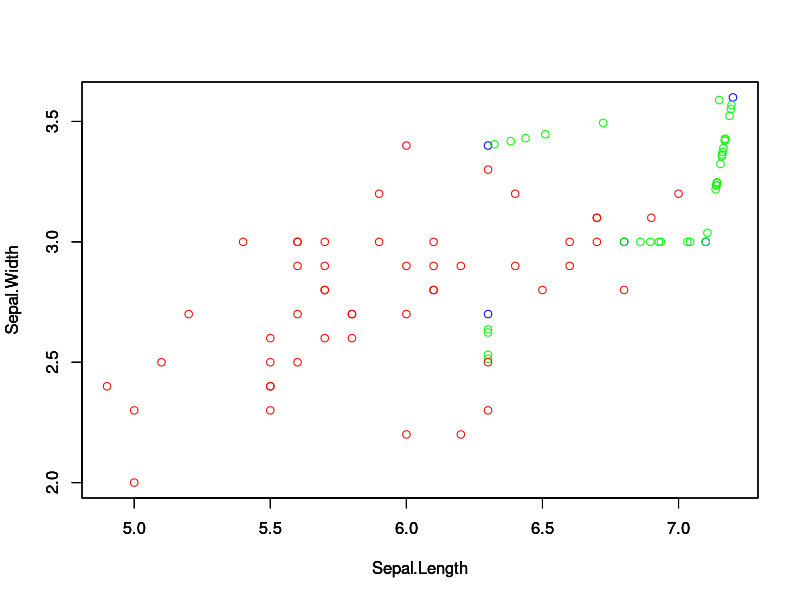
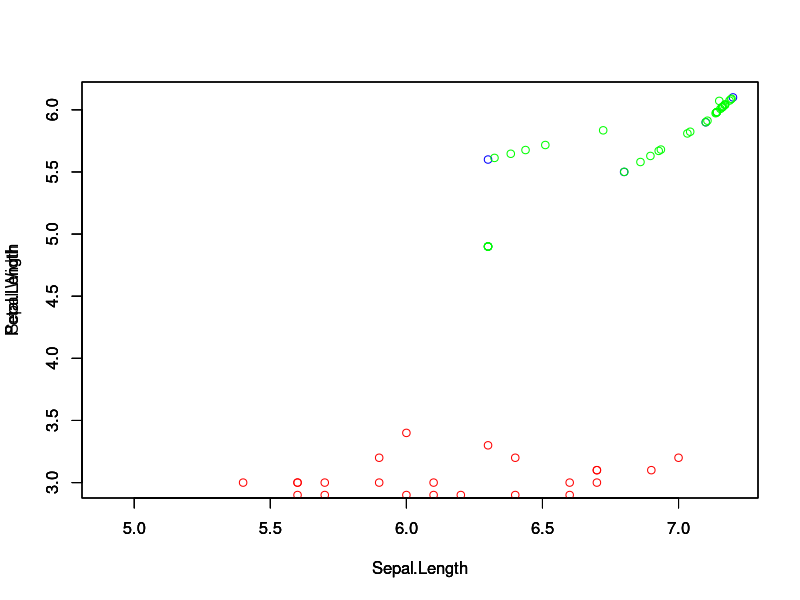
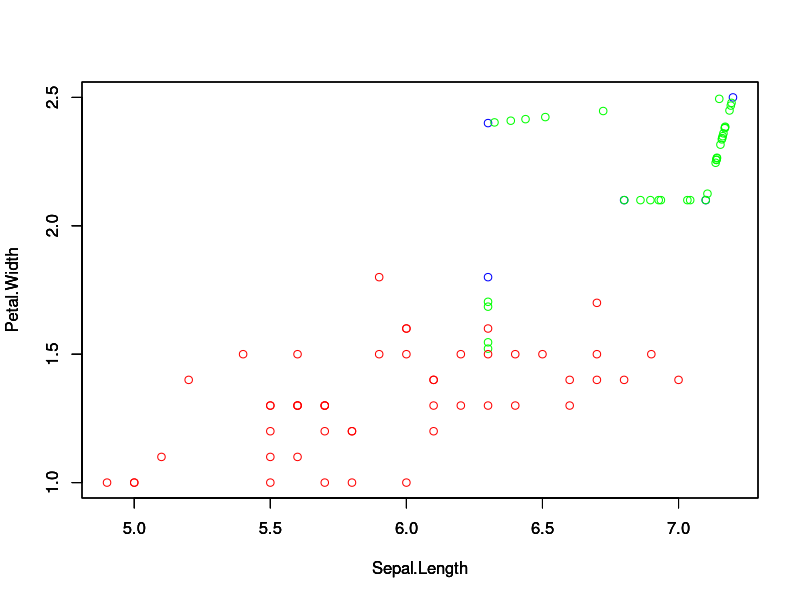

Here is the R script that generated these plots, in order:
# We are going to use the iris set.  To make things a bit easier, I'm just going to tweak the data so that we are looking only at 
# virginica and versicolor.  I'm going to select 5 from virginica and 50 from versicolor:

set.seed(13)
iris$Species<-as.character(iris$Species)

imb_iris <- iris[ c(   which(iris$Species=="versicolor"),
            sample(which(iris$Species=="virginica"),size = 5,replace = F)),]

imb_iris$Species[which(imb_iris$Species=="virginica")]<-1
imb_iris$Species[which(imb_iris$Species=="versicolor")]<-0
imb_iris$Species<-as.numeric(imb_iris$Species)

# Rename the virginicolor class as 1 and versicolor as 0.

# Oversampling example - copy the original versicolor data enough times so that we have parity with virginica:

ovsmpl_iris <-rbind(imb_iris, sapply(X = imb_iris[which(imb_iris$Species==1),],FUN = rep,times =9))
table(ovsmpl_iris$Species)
  
  
# Undersampling example:  Cut down on the observations of versicolor (0).  Obviously this is ridiculous.
# You'd only do this on a huge dataset:

undsmp_iris <- imb_iris[ c(   which(imb_iris$Species==1),
                          sample(which(imb_iris$Species==0),size = 5,replace = F)),]



# Implementing SMOTE:  Synthetic Minority OVersampling Technique
# SMOTE uses several different steps:
# [1]  Find the K-nearest neighbor of each sample point.
# [2]  Subtract the feature vector of the nearest neighbor from the sample point.
# [3]  Multiple this vector by a random number between 0 and 1 add it to the new minority sample.

# For this simple example, I am going to set the defaultson this functions so that it generates a minority class which
# is at parity with the majority class.

# The 2-norm will be employed.

# Compute the n-norm:

k_norm <- function(x,y,k=2,i){
  return(  (sum((x-y[i,])^k))^(1/k)   )
}

# Function to find the nearest neighbor to a particular observation:
# Inputs:
# obs - A number indicating the row of the observation we want to find the nearest neighbor of.  
# data - A dataframe which the observations come from.
# k    - A number denoting the metric we wish to use.
kn_nearest <- function(obs,data,k=2){
  metrics <- sapply(X = c(1:dim(data)[1])[-obs],FUN = k_norm,x=data[obs,],y=data,k=k)
  min_index <- which(metrics==min(metrics))
  return(data[min_index,])
  }

# This simple example just assumes the user wants parity with the majority class:

SMOTE <- function(data,Class_Column,positive_class =1,negative_class = 0, parity = 1){
# [1]
imbalance <- sum(data[Class_Column]==0)/sum(data[Class_Column]==1)
min_set <- which(data[Class_Column]==1)
min_set2 <- sample( rep(min_set,(imbalance-1)) , size = sum(data[Class_Column]==0)*parity-sum(data[Class_Column]==1) ,replace = T  )

# [2]
gen_artf_obs <- function(i,data,k=2){
  min_neighbors <- kn_nearest(obs=i,data = data)    
  dist_neighbor <-  min_neighbors-data[i,]
  # [3] 
  artf_obs <- dist_neighbor*runif(min = 0 ,max=1,n=1) + data[i,]
}  

artf_samples <- do.call(what = rbind,lapply(X = min_set2,FUN = gen_artf_obs,k=2,data = data[, c(1:dim(data)[2])[-Class_Column]]   )   )
artf_samples[Class_Column]<-1
# Label the artificial and original observations.  This is more for pedagogical purposes.
artf_samples$Obs_Type <- "Artf."
data$Obs_Type <- "Orig."

names(artf_samples) <-names(data)
SMOTED_Frame <-  rbind(data,artf_samples)
return(SMOTED_Frame)
}

smote_iris <- SMOTE(data = imb_iris,Class_Column = 5,parity = .8)


jpeg(filename = "plot1.jpeg")
plot(smote_iris[(smote_iris$Species==1 & smote_iris$Obs_Type=="Orig."),1:2],col="blue",xlim = c(min(smote_iris[1]),max(smote_iris[1])),ylim = c(min(smote_iris[2]),max(smote_iris[2])))
par(new = TRUE)
plot(smote_iris[(smote_iris$Species==1 & smote_iris$Obs_Type=="Artf."),1:2],col="green",xlim = c(min(smote_iris[1]),max(smote_iris[1])),ylim = c(min(smote_iris[2]),max(smote_iris[2])))
par(new = TRUE)
plot(smote_iris[(smote_iris$Species==0 ),1:2],col="red",xlim = c(min(smote_iris[1]),max(smote_iris[1])),ylim = c(min(smote_iris[2]),max(smote_iris[2])))
dev.off()


jpeg(filename = "plot2.jpeg")
plot(smote_iris[(smote_iris$Species==1 & smote_iris$Obs_Type=="Orig."),c(1,3)],col="blue",xlim = c(min(smote_iris[1]),max(smote_iris[1])),ylim = c(min(smote_iris[3]),max(smote_iris[3])))
par(new = TRUE)
plot(smote_iris[(smote_iris$Species==1 & smote_iris$Obs_Type=="Artf."),c(1,3)],col="green",xlim = c(min(smote_iris[1]),max(smote_iris[1])),ylim = c(min(smote_iris[3]),max(smote_iris[3])))
par(new = TRUE)
plot(smote_iris[(smote_iris$Species==0 ),1:2],col="red",xlim = c(min(smote_iris[1]),max(smote_iris[1])),ylim = c(min(smote_iris[3]),max(smote_iris[3])))
dev.off()

jpeg(filename = "plot3.jpeg")
plot(smote_iris[(smote_iris$Species==1 & smote_iris$Obs_Type=="Orig."),c(1,4)],col="blue",xlim = c(min(smote_iris[1]),max(smote_iris[1])),ylim = c(min(smote_iris[4]),max(smote_iris[4])))
par(new = TRUE)
plot(smote_iris[(smote_iris$Species==1 & smote_iris$Obs_Type=="Artf."),c(1,4)],col="green",xlim = c(min(smote_iris[1]),max(smote_iris[1])),ylim = c(min(smote_iris[4]),max(smote_iris[4])))
par(new = TRUE)
plot(smote_iris[(smote_iris$Species==0 ),c(1,4)],col="red",xlim = c(min(smote_iris[1]),max(smote_iris[1])),ylim = c(min(smote_iris[4]),max(smote_iris[4])))
dev.off()





     